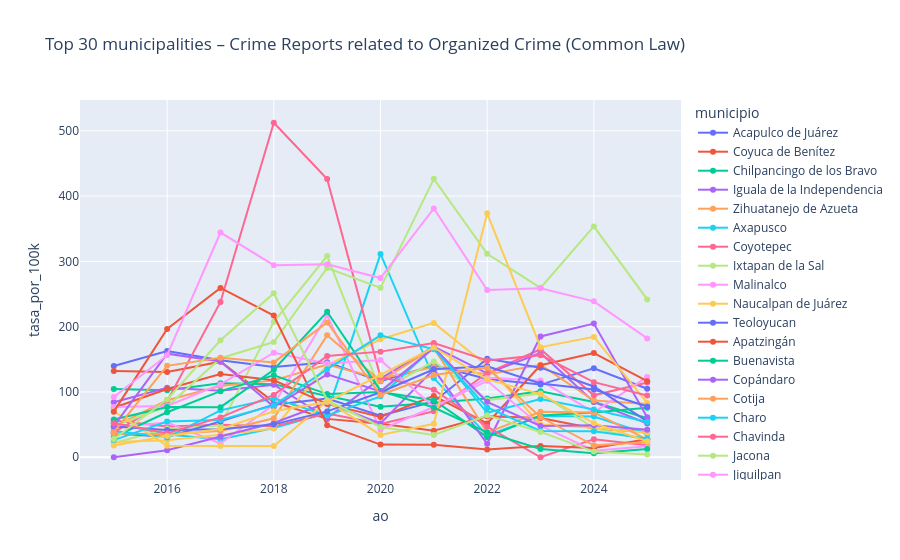

The notebook cell this image was saved under:
### Code cell
# Create interactive plot

fig = px.line(
    df_top30_rates_cm,
    x='ao',
    y='tasa_por_100k',
    color='municipio',
    markers=True,
    title='Top 30 municipalities – Crime Reports related to Organized Crime (Common Law)'
)
fig.update_layout(hovermode='x unified')
fig.show()

### Figure 1 — Plotly figure (JSON) as saved in the notebook; plotly's stock layout.template omitted (floating-point values rounded to 4 significant figures)
{"data": [{"hovertemplate": "municipio=Acapulco de Juárez<br>ao=%{x}<br>tasa_por_100k=%{y}<extra></extra>", "legendgroup": "Acapulco de Juárez", "line": {"color": "#636efa", "dash": "solid"}, "marker": {"symbol": "circle"}, "mode": "lines+markers", "name": "Acapulco de Juárez", "orientation": "v", "showlegend": true, "type": "scatter", "x": [2015, 2016, 2017, 2018, 2019, 2020, 2021, 2022, 2023, 2024, 2025], "xaxis": "x", "y": [139.7, 162.6, 148.4, 138.2, 145.4, 116.5, 140.7, 119.9, 111.3, 136.2, 105.0], "yaxis": "y"}, {"hovertemplate": "municipio=Coyuca de Benítez<br>ao=%{x}<br>tasa_por_100k=%{y}<extra></extra>", "legendgroup": "Coyuca de Benítez", "line": {"color": "#EF553B", "dash": "solid"}, "marker": {"symbol": "circle"}, "mode": "lines+markers", "name": "Coyuca de Benítez", "orientation": "v", "showlegend": true, "type": "scatter", "x": [2015, 2016, 2017, 2018, 2019, 2020, 2021, 2022, 2023, 2024, 2025], "xaxis": "x", "y": [132.1, 130.7, 146.4, 84.55, 58.78, 51.3, 40.71, 62.69, 60.18, 43.95, 38.64], "yaxis": "y"}, {"hovertemplate": "municipio=Chilpancingo de los Bravo<br>ao=%{x}<br>tasa_por_100k=%{y}<extra></extra>", "legendgroup": "Chilpancingo de los Bravo", "line": {"color": "#00cc96", "dash": "solid"}, "marker": {"symbol": "circle"}, "mode": "lines+markers", "name": "Chilpancingo de los Bravo", "orientation": "v", "showlegend": true, "type": "scatter", "x": [2015, 2016, 2017, 2018, 2019, 2020, 2021, 2022, 2023, 2024, 2025], "xaxis": "x", "y": [104.5, 102.7, 113.3, 111.7, 93.69, 77.25, 83.39, 90.08, 101.0, 84.52, 59.84], "yaxis": "y"}, {"hovertemplate": "municipio=Iguala de la Independencia<br>ao=%{x}<br>tasa_por_100k=%{y}<extra></extra>", "legendgroup": "Iguala de la Independencia", "line": {"color": "#ab63fa", "dash": "solid"}, "marker": {"symbol": "circle"}, "mode": "lines+markers", "name": "Iguala de la Independencia", "orientation": "v", "showlegend": true, "type": "scatter", "x": [2015, 2016, 2017, 2018, 2019, 2020, 2021, 2022, 2023, 2024, 2025], "xaxis": "x", "y": [84.22, 106.4, 101.7, 111.2, 59.99, 120.5, 169.4, 128.3, 159.7, 84.71, 51.76], "yaxis": "y"}, {"hovertemplate": "municipio=Zihuatanejo de Azueta<br>ao=%{x}<br>tasa_por_100k=%{y}<extra></extra>", "legendgroup": "Zihuatanejo de Azueta", "line": {"color": "#FFA15A", "dash": "solid"}, "marker": {"symbol": "circle"}, "mode": "lines+markers", "name": "Zihuatanejo de Azueta", "orientation": "v", "showlegend": true, "type": "scatter", "x": [2015, 2016, 2017, 2018, 2019, 2020, 2021, 2022, 2023, 2024, 2025], "xaxis": "x", "y": [46.88, 87.36, 109.2, 117.7, 142.0, 120.2, 138.0, 127.0, 141.5, 86.92, 81.41], "yaxis": "y"}, {"hovertemplate": "municipio=Axapusco<br>ao=%{x}<br>tasa_por_100k=%{y}<extra></extra>", "legendgroup": "Axapusco", "line": {"color": "#19d3f3", "dash": "solid"}, "marker": {"symbol": "circle"}, "mode": "lines+markers", "name": "Axapusco", "orientation": "v", "showlegend": true, "type": "scatter", "x": [2015, 2016, 2017, 2018, 2019, 2020, 2021, 2022, 2023, 2024, 2025], "xaxis": "x", "y": [52.79, 34.87, 27.66, 44.57, 68.02, 311.4, 121.3, 33.46, 63.03, 62.51, 35.92], "yaxis": "y"}, {"hovertemplate": "municipio=Coyotepec<br>ao=%{x}<br>tasa_por_100k=%{y}<extra></extra>", "legendgroup": "Coyotepec", "line": {"color": "#FF6692", "dash": "solid"}, "marker": {"symbol": "circle"}, "mode": "lines+markers", "name": "Coyotepec", "orientation": "v", "showlegend": true, "type": "scatter", "x": [2015, 2016, 2017, 2018, 2019, 2020, 2021, 2022, 2023, 2024, 2025], "xaxis": "x", "y": [56.22, 47.09, 49.74, 47.66, 67.15, 50.87, 70.48, 129.0, 165.4, 94.9, 114.4], "yaxis": "y"}, {"hovertemplate": "municipio=Ixtapan de la Sal<br>ao=%{x}<br>tasa_por_100k=%{y}<extra></extra>", "legendgroup": "Ixtapan de la Sal", "line": {"color": "#B6E880", "dash": "solid"}, "marker": {"symbol": "circle"}, "mode": "lines+markers", "name": "Ixtapan de la Sal", "orientation": "v", "showlegend": true, "type": "scatter", "x": [2015, 2016, 2017, 2018, 2019, 2020, 2021, 2022, 2023, 2024, 2025], "xaxis": "x", "y": [21.96, 43.62, 48.78, 207.5, 308.1, 101.6, 146.6, 87.53, 97.5, 44.53, 26.05], "yaxis": "y"}, {"hovertemplate": "municipio=Malinalco<br>ao=%{x}<br>tasa_por_100k=%{y}<extra></extra>", "legendgroup": "Malinalco", "line": {"color": "#FF97FF", "dash": "solid"}, "marker": {"symbol": "circle"}, "mode": "lines+markers", "name": "Malinalco", "orientation": "v", "showlegend": true, "type": "scatter", "x": [2015, 2016, 2017, 2018, 2019, 2020, 2021, 2022, 2023, 2024, 2025], "xaxis": "x", "y": [46.2, 53.09, 21.16, 80.87, 217.4, 42.08, 76.92, 121.8, 117.5, 68.73, 123.1], "yaxis": "y"}, {"hovertemplate": "municipio=Naucalpan de Juárez<br>ao=%{x}<br>tasa_por_100k=%{y}<extra></extra>", "legendgroup": "Naucalpan de Juárez", "line": {"color": "#FECB52", "dash": "solid"}, "marker": {"symbol": "circle"}, "mode": "lines+markers", "name": "Naucalpan de Juárez", "orientation": "v", "showlegend": true, "type": "scatter", "x": [2015, 2016, 2017, 2018, 2019, 2020, 2021, 2022, 2023, 2024, 2025], "xaxis": "x", "y": [23.3, 25.93, 34.43, 44.06, 141.1, 180.7, 205.8, 140.0, 50.12, 45.08, 37.48], "yaxis": "y"}, {"hovertemplate": "municipio=Teoloyucan<br>ao=%{x}<br>tasa_por_100k=%{y}<extra></extra>", "legendgroup": "Teoloyucan", "line": {"color": "#636efa", "dash": "solid"}, "marker": {"symbol": "circle"}, "mode": "lines+markers", "name": "Teoloyucan", "orientation": "v", "showlegend": true, "type": "scatter", "x": [2015, 2016, 2017, 2018, 2019, 2020, 2021, 2022, 2023, 2024, 2025], "xaxis": "x", "y": [36.8, 31.03, 54.92, 80.55, 89.96, 63.51, 85.07, 150.8, 137.2, 108.4, 55.06], "yaxis": "y"}, {"hovertemplate": "municipio=Apatzingán<br>ao=%{x}<br>tasa_por_100k=%{y}<extra></extra>", "legendgroup": "Apatzingán", "line": {"color": "#EF553B", "dash": "solid"}, "marker": {"symbol": "circle"}, "mode": "lines+markers", "name": "Apatzingán", "orientation": "v", "showlegend": true, "type": "scatter", "x": [2015, 2016, 2017, 2018, 2019, 2020, 2021, 2022, 2023, 2024, 2025], "xaxis": "x", "y": [75.78, 104.5, 127.4, 117.8, 81.72, 61.74, 93.97, 51.72, 140.9, 159.5, 116.4], "yaxis": "y"}, {"hovertemplate": "municipio=Buenavista<br>ao=%{x}<br>tasa_por_100k=%{y}<extra></extra>", "legendgroup": "Buenavista", "line": {"color": "#00cc96", "dash": "solid"}, "marker": {"symbol": "circle"}, "mode": "lines+markers", "name": "Buenavista", "orientation": "v", "showlegend": true, "type": "scatter", "x": [2015, 2016, 2017, 2018, 2019, 2020, 2021, 2022, 2023, 2024, 2025], "xaxis": "x", "y": [31.05, 68.93, 101.2, 125.6, 96.72, 99.77, 87.4, 30.77, 63.99, 68.7, 75.71], "yaxis": "y"}, {"hovertemplate": "municipio=Copándaro<br>ao=%{x}<br>tasa_por_100k=%{y}<extra></extra>", "legendgroup": "Copándaro", "line": {"color": "#ab63fa", "dash": "solid"}, "marker": {"symbol": "circle"}, "mode": "lines+markers", "name": "Copándaro", "orientation": "v", "showlegend": true, "type": "scatter", "x": [2015, 2016, 2017, 2018, 2019, 2020, 2021, 2022, 2023, 2024, 2025], "xaxis": "x", "y": [0.0, 10.62, 31.68, 52.47, 83.46, 51.85, 134.6, 20.65, 185.0, 204.7, 61.2], "yaxis": "y"}, {"hovertemplate": "municipio=Cotija<br>ao=%{x}<br>tasa_por_100k=%{y}<extra></extra>", "legendgroup": "Cotija", "line": {"color": "#FFA15A", "dash": "solid"}, "marker": {"symbol": "circle"}, "mode": "lines+markers", "name": "Cotija", "orientation": "v", "showlegend": true, "type": "scatter", "x": [2015, 2016, 2017, 2018, 2019, 2020, 2021, 2022, 2023, 2024, 2025], "xaxis": "x", "y": [35.96, 35.57, 40.2, 59.64, 186.8, 116.6, 167.9, 37.81, 69.72, 68.61, 27.01], "yaxis": "y"}, {"hovertemplate": "municipio=Charo<br>ao=%{x}<br>tasa_por_100k=%{y}<extra></extra>", "legendgroup": "Charo", "line": {"color": "#19d3f3", "dash": "solid"}, "marker": {"symbol": "circle"}, "mode": "lines+markers", "name": "Charo", "orientation": "v", "showlegend": true, "type": "scatter", "x": [2015, 2016, 2017, 2018, 2019, 2020, 2021, 2022, 2023, 2024, 2025], "xaxis": "x", "y": [40.17, 30.39, 71.85, 90.47, 64.03, 93.27, 168.8, 68.07, 89.27, 73.21, 54.07], "yaxis": "y"}, {"hovertemplate": "municipio=Chavinda<br>ao=%{x}<br>tasa_por_100k=%{y}<extra></extra>", "legendgroup": "Chavinda", "line": {"color": "#FF6692", "dash": "solid"}, "marker": {"symbol": "circle"}, "mode": "lines+markers", "name": "Chavinda", "orientation": "v", "showlegend": true, "type": "scatter", "x": [2015, 2016, 2017, 2018, 2019, 2020, 2021, 2022, 2023, 2024, 2025], "xaxis": "x", "y": [38.21, 85.74, 237.8, 512.3, 426.1, 122.8, 103.6, 46.83, 0.0, 27.71, 18.36], "yaxis": "y"}, {"hovertemplate": "municipio=Jacona<br>ao=%{x}<br>tasa_por_100k=%{y}<extra></extra>", "legendgroup": "Jacona", "line": {"color": "#B6E880", "dash": "solid"}, "marker": {"symbol": "circle"}, "mode": "lines+markers", "name": "Jacona", "orientation": "v", "showlegend": true, "type": "scatter", "x": [2015, 2016, 2017, 2018, 2019, 2020, 2021, 2022, 2023, 2024, 2025], "xaxis": "x", "y": [47.85, 77.67, 151.7, 176.4, 289.9, 259.5, 426.4, 311.6, 259.5, 353.6, 241.7], "yaxis": "y"}, {"hovertemplate": "municipio=Jiquilpan<br>ao=%{x}<br>tasa_por_100k=%{y}<extra></extra>", "legendgroup": "Jiquilpan", "line": {"color": "#FF97FF", "dash": "solid"}, "marker": {"symbol": "circle"}, "mode": "lines+markers", "name": "Jiquilpan", "orientation": "v", "showlegend": true, "type": "scatter", "x": [2015, 2016, 2017, 2018, 2019, 2020, 2021, 2022, 2023, 2024, 2025], "xaxis": "x", "y": [76.96, 78.51, 111.5, 160.1, 143.5, 149.0, 77.05, 117.1, 48.3, 9.939, 17.01], "yaxis": "y"}, {"hovertemplate": "municipio=Lagunillas<br>ao=%{x}<br>tasa_por_100k=%{y}<extra></extra>", "legendgroup": "Lagunillas", "line": {"color": "#FECB52", "dash": "solid"}, "marker": {"symbol": "circle"}, "mode": "lines+markers", "name": "Lagunillas", "orientation": "v", "showlegend": true, "type": "scatter", "x": [2015, 2016, 2017, 2018, 2019, 2020, 2021, 2022, 2023, 2024, 2025], "xaxis": "x", "y": [70.32, 17.47, 17.39, 17.31, 86.07, 34.23, 51.21, 373.7, 168.6, 184.3, 83.28], "yaxis": "y"}, {"hovertemplate": "municipio=Morelia<br>ao=%{x}<br>tasa_por_100k=%{y}<extra></extra>", "legendgroup": "Morelia", "line": {"color": "#636efa", "dash": "solid"}, "marker": {"symbol": "circle"}, "mode": "lines+markers", "name": "Morelia", "orientation": "v", "showlegend": true, "type": "scatter", "x": [2015, 2016, 2017, 2018, 2019, 2020, 2021, 2022, 2023, 2024, 2025], "xaxis": "x", "y": [47.14, 41.91, 42.75, 50.34, 70.25, 99.56, 134.7, 139.4, 113.1, 103.8, 77.72], "yaxis": "y"}, {"hovertemplate": "municipio=La Piedad<br>ao=%{x}<br>tasa_por_100k=%{y}<extra></extra>", "legendgroup": "La Piedad", "line": {"color": "#EF553B", "dash": "solid"}, "marker": {"symbol": "circle"}, "mode": "lines+markers", "name": "La Piedad", "orientation": "v", "showlegend": true, "type": "scatter", "x": [2015, 2016, 2017, 2018, 2019, 2020, 2021, 2022, 2023, 2024, 2025], "xaxis": "x", "y": [69.87, 196.4, 259.3, 217.1, 49.18, 19.4, 19.28, 11.84, 17.15, 14.31, 27.48], "yaxis": "y"}, {"hovertemplate": "municipio=Purépero<br>ao=%{x}<br>tasa_por_100k=%{y}<extra></extra>", "legendgroup": "Purépero", "line": {"color": "#00cc96", "dash": "solid"}, "marker": {"symbol": "circle"}, "mode": "lines+markers", "name": "Purépero", "orientation": "v", "showlegend": true, "type": "scatter", "x": [2015, 2016, 2017, 2018, 2019, 2020, 2021, 2022, 2023, 2024, 2025], "xaxis": "x", "y": [57.82, 76.87, 76.73, 134.0, 222.8, 101.6, 76.17, 38.03, 12.63, 6.29, 12.55], "yaxis": "y"}, {"hovertemplate": "municipio=Puruándiro<br>ao=%{x}<br>tasa_por_100k=%{y}<extra></extra>", "legendgroup": "Puruándiro", "line": {"color": "#ab63fa", "dash": "solid"}, "marker": {"symbol": "circle"}, "mode": "lines+markers", "name": "Puruándiro", "orientation": "v", "showlegend": true, "type": "scatter", "x": [2015, 2016, 2017, 2018, 2019, 2020, 2021, 2022, 2023, 2024, 2025], "xaxis": "x", "y": [47.78, 158.6, 146.6, 77.29, 126.9, 100.9, 167.4, 84.92, 47.92, 49.12, 41.95], "yaxis": "y"}, {"hovertemplate": "municipio=Sahuayo<br>ao=%{x}<br>tasa_por_100k=%{y}<extra></extra>", "legendgroup": "Sahuayo", "line": {"color": "#FFA15A", "dash": "solid"}, "marker": {"symbol": "circle"}, "mode": "lines+markers", "name": "Sahuayo", "orientation": "v", "showlegend": true, "type": "scatter", "x": [2015, 2016, 2017, 2018, 2019, 2020, 2021, 2022, 2023, 2024, 2025], "xaxis": "x", "y": [38.36, 140.1, 152.2, 145.3, 206.4, 95.28, 125.8, 137.2, 61.24, 18.21, 22.86], "yaxis": "y"}, {"hovertemplate": "municipio=Tangancícuaro<br>ao=%{x}<br>tasa_por_100k=%{y}<extra></extra>", "legendgroup": "Tangancícuaro", "line": {"color": "#19d3f3", "dash": "solid"}, "marker": {"symbol": "circle"}, "mode": "lines+markers", "name": "Tangancícuaro", "orientation": "v", "showlegend": true, "type": "scatter", "x": [2015, 2016, 2017, 2018, 2019, 2020, 2021, 2022, 2023, 2024, 2025], "xaxis": "x", "y": [26.18, 54.78, 57.19, 79.38, 134.9, 186.7, 165.4, 76.25, 40.28, 39.73, 28.75], "yaxis": "y"}, {"hovertemplate": "municipio=Uruapan<br>ao=%{x}<br>tasa_por_100k=%{y}<extra></extra>", "legendgroup": "Uruapan", "line": {"color": "#FF6692", "dash": "solid"}, "marker": {"symbol": "circle"}, "mode": "lines+markers", "name": "Uruapan", "orientation": "v", "showlegend": true, "type": "scatter", "x": [2015, 2016, 2017, 2018, 2019, 2020, 2021, 2022, 2023, 2024, 2025], "xaxis": "x", "y": [52.24, 36.62, 61.0, 95.5, 155.1, 161.8, 175.1, 148.3, 156.4, 115.1, 94.68], "yaxis": "y"}, {"hovertemplate": "municipio=Venustiano Carranza<br>ao=%{x}<br>tasa_por_100k=%{y}<extra></extra>", "legendgroup": "Venustiano Carranza", "line": {"color": "#B6E880", "dash": "solid"}, "marker": {"symbol": "circle"}, "mode": "lines+markers", "name": "Venustiano Carranza", "orientation": "v", "showlegend": true, "type": "scatter", "x": [2015, 2016, 2017, 2018, 2019, 2020, 2021, 2022, 2023, 2024, 2025], "xaxis": "x", "y": [27.87, 88.56, 179.2, 251.2, 87.47, 46.31, 34.0, 64.26, 38.78, 8.671, 4.365], "yaxis": "y"}, {"hovertemplate": "municipio=Zamora<br>ao=%{x}<br>tasa_por_100k=%{y}<extra></extra>", "legendgroup": "Zamora", "line": {"color": "#FF97FF", "dash": "solid"}, "marker": {"symbol": "circle"}, "mode": "lines+markers", "name": "Zamora", "orientation": "v", "showlegend": true, "type": "scatter", "x": [2015, 2016, 2017, 2018, 2019, 2020, 2021, 2022, 2023, 2024, 2025], "xaxis": "x", "y": [92.23, 156.3, 344.1, 294.2, 295.4, 274.4, 381.0, 256.1, 258.9, 238.8, 182.0], "yaxis": "y"}, {"hovertemplate": "municipio=Zitácuaro<br>ao=%{x}<br>tasa_por_100k=%{y}<extra></extra>", "legendgroup": "Zitácuaro", "line": {"color": "#FECB52", "dash": "solid"}, "marker": {"symbol": "circle"}, "mode": "lines+markers", "name": "Zitácuaro", "orientation": "v", "showlegend": true, "type": "scatter", "x": [2015, 2016, 2017, 2018, 2019, 2020, 2021, 2022, 2023, 2024, 2025], "xaxis": "x", "y": [17.97, 32.66, 43.37, 70.32, 84.73, 125.8, 168.0, 119.3, 96.76, 52.15, 24.6], "yaxis": "y"}], "layout": {"hovermode": "x unified", "legend": {"title": {"text": "municipio"}, "tracegroupgap": 0}, "title": {"text": "Top 30 municipalities – Crime Reports related to Organized Crime (Common Law)"}, "xaxis": {"anchor": "y", "domain": [0, 1], "title": {"text": "ao"}}, "yaxis": {"anchor": "x", "domain": [0, 1], "title": {"text": "tasa_por_100k"}}}}
